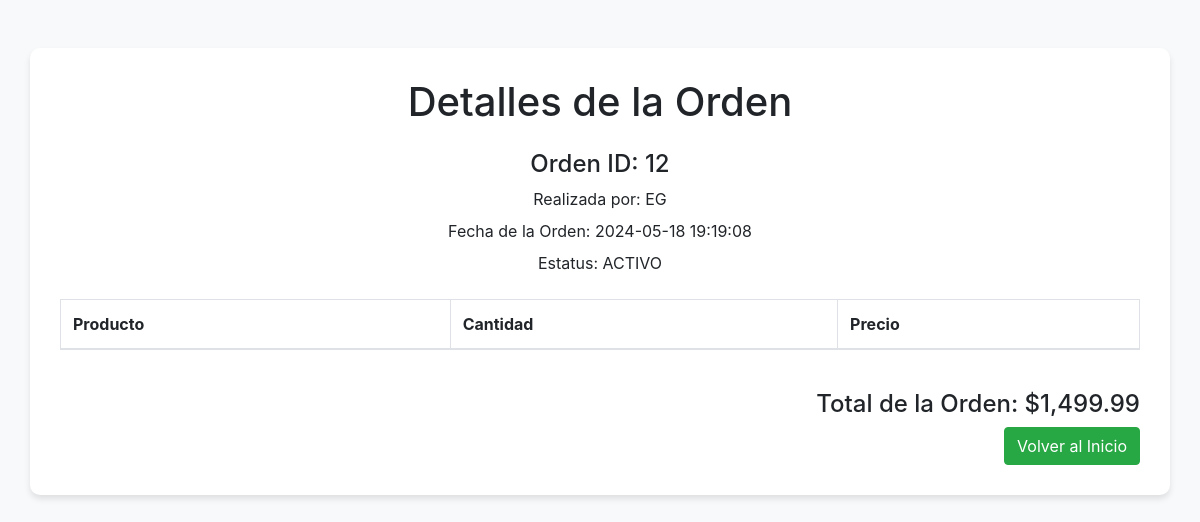
/orden_creada.php?idOrden=12, run on the app's committed database.
### tables this page shows
CREATE TABLE `orden` (
  `IdOrden` int(11) NOT NULL,
  `TotalOrden` decimal(10,2) NOT NULL,
  `FechaOrden` datetime NOT NULL,
  `IdMesa` int(11) NOT NULL,
  `IdEstatusOrden` int(11) NOT NULL
);

CREATE TABLE `usuario` (
  `IdUsuario` int(11) NOT NULL,
  `NombreUsuario` varchar(45) NOT NULL,
  `TelefonoUsuario` bigint(20) DEFAULT NULL,
  `LugarMesa` varchar(45) DEFAULT NULL,
  `EspacioMesa` int(11) DEFAULT NULL,
  `DisponibilidadMesa` bit(1) DEFAULT NULL,
  `PasswordUsuario` varchar(45) NOT NULL,
  `IdRol` int(11) NOT NULL
);

CREATE TABLE `estatusorden` (
  `IdEstatusOrden` int(11) NOT NULL,
  `NombreEstatus` varchar(45) NOT NULL
);

### orden_creada.php (the view, shortened to what this page needs)
<?php
$idOrden = $_GET['idOrden'];
try {
    $conexion = conexion::obtener_conexion();
    $sql = "SELECT o.*, u.NombreUsuario, e.NombreEstatus
            FROM orden o
            INNER JOIN usuario u ON o.IdMesa = u.IdUsuario
            INNER JOIN estatusorden e ON o.IdEstatusOrden = e.IdEstatusOrden
            WHERE o.IdOrden = :idOrden";
    $sentencia = $conexion->prepare($sql);
    $sentencia->bindParam(':idOrden', $idOrden, PDO::PARAM_INT);
    $sentencia->execute();
    $orden = $sentencia->fetch(PDO::FETCH_ASSOC);
} catch (PDOException $ex) {
    print "ERROR: " . $ex->getMessage() . "<br>";
    die();
}
?>
<!DOCTYPE html>
<html lang="es">
<head>
    <link rel="stylesheet" href="https://stackpath.bootstrapcdn.com/bootstrap/4.5.2/css/bootstrap.min.css">
    <link rel="stylesheet" href="styles/orden_creada.css">
</head>
<body>
    <div class="container mt-5">
        <div class="text-center mb-4">
            <h1 class="mb-4">Detalles de la Orden</h1>
            <h4 class="mb-2">Orden ID: <?php echo $orden['IdOrden']; ?></h4>
            <p class="mb-2">Realizada por: <?php echo $orden['NombreUsuario']; ?></p>
            <p class="mb-2">Fecha de la Orden: <?php echo $orden['FechaOrden']; ?></p>
            <p class="mb-2">Estatus: <?php echo $orden['NombreEstatus']; ?></p>
        </div>
        <div class="row">
            <div class="col">
                <table class="table table-bordered">
                    <thead>
                        <tr>
                            <th scope="col">Producto</th>
                            <th scope="col">Cantidad</th>
                            <th scope="col">Precio</th>
                        </tr>
                    </thead>
                </table>
            </div>
        </div>
        <div class="text-right mt-4">
            <h4>Total de la Orden: $<?php echo number_format($orden['TotalOrden'], 2); ?></h4>
            <form id="formBorrarCarrito" action="borrar_carrito.php" method="post">
                <button type="submit" class="btn btn-success">Volver al Inicio</button>
            </form>
        </div>
    </div>
</body>
</html>

### styles/orden_creada.css (style rules this page uses)
body { background-color: #f8f9fa; }
.container { background-color: #ffffff; padding: 30px; border-radius: 10px; box-shadow: 0 4px 6px rgba(0, 0, 0, 0.1); }
.mb-4 { margin-bottom: 30px; }

### data on the page
orden: IdOrden "12", IdMesa.NombreUsuario "EG", FechaOrden "2024-05-18 19:19:08", IdEstatusOrden.NombreEstatus "ACTIVO", TotalOrden "1,499.99"
